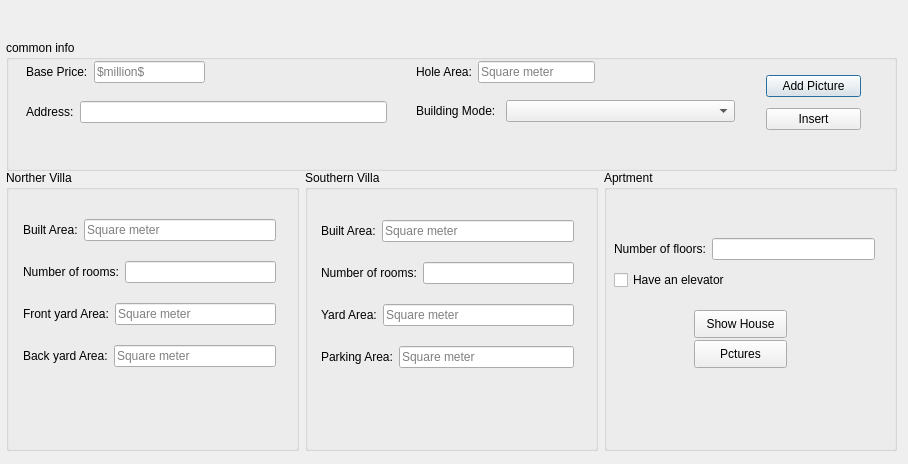
<?xml version="1.0" encoding="UTF-8"?>
<ui version="4.0">
 <class>show_aparteman</class>
 <widget class="QDialog" name="show_aparteman">
  <property name="geometry">
   <rect>
    <x>0</x>
    <y>0</y>
    <width>908</width>
    <height>464</height>
   </rect>
  </property>
  <property name="windowTitle">
   <string>Dialog</string>
  </property>
  <widget class="QGroupBox" name="common_2">
   <property name="geometry">
    <rect>
     <x>6</x>
     <y>40</y>
     <width>891</width>
     <height>131</height>
    </rect>
   </property>
   <property name="title">
    <string>common info</string>
   </property>
   <widget class="QWidget" name="layoutWidget_19">
    <property name="geometry">
     <rect>
      <x>20</x>
      <y>20</y>
      <width>179</width>
      <height>24</height>
     </rect>
    </property>
    <layout class="QHBoxLayout" name="horizontalLayout_33">
     <item>
      <widget class="QLabel" name="label_33">
       <property name="text">
        <string>Base Price:</string>
       </property>
      </widget>
     </item>
     <item>
      <widget class="QLineEdit" name="base_price_le_3">
       <property name="placeholderText">
        <string>$million$</string>
       </property>
      </widget>
     </item>
    </layout>
   </widget>
   <widget class="QWidget" name="layoutWidget_20">
    <property name="geometry">
     <rect>
      <x>410</x>
      <y>20</y>
      <width>179</width>
      <height>24</height>
     </rect>
    </property>
    <layout class="QHBoxLayout" name="horizontalLayout_34">
     <item>
      <widget class="QLabel" name="label_34">
       <property name="text">
        <string>Hole Area:</string>
       </property>
      </widget>
     </item>
     <item>
      <widget class="QLineEdit" name="hole_area_le_3">
       <property name="placeholderText">
        <string>Square meter</string>
       </property>
      </widget>
     </item>
    </layout>
   </widget>
   <widget class="QLabel" name="label_35">
    <property name="geometry">
     <rect>
      <x>410</x>
      <y>60</y>
      <width>91</width>
      <height>22</height>
     </rect>
    </property>
    <property name="text">
     <string>Building Mode:</string>
    </property>
   </widget>
   <widget class="QComboBox" name="building_mode_3">
    <property name="geometry">
     <rect>
      <x>500</x>
      <y>60</y>
      <width>229</width>
      <height>22</height>
     </rect>
    </property>
   </widget>
   <widget class="QWidget" name="layoutWidget_21">
    <property name="geometry">
     <rect>
      <x>20</x>
      <y>60</y>
      <width>361</width>
      <height>24</height>
     </rect>
    </property>
    <layout class="QHBoxLayout" name="horizontalLayout_35">
     <item>
      <widget class="QLabel" name="label_36">
       <property name="text">
        <string>Address:</string>
       </property>
      </widget>
     </item>
     <item>
      <widget class="QLineEdit" name="address_le_3">
       <property name="placeholderText">
        <string/>
       </property>
      </widget>
     </item>
    </layout>
   </widget>
   <widget class="QWidget" name="layoutWidget_22">
    <property name="geometry">
     <rect>
      <x>760</x>
      <y>30</y>
      <width>95</width>
      <height>65</height>
     </rect>
    </property>
    <layout class="QVBoxLayout" name="verticalLayout_12">
     <item>
      <widget class="QPushButton" name="add_picture_3">
       <property name="text">
        <string>Add Picture</string>
       </property>
      </widget>
     </item>
     <item>
      <widget class="QPushButton" name="Insert_3">
       <property name="text">
        <string>Insert</string>
       </property>
      </widget>
     </item>
    </layout>
   </widget>
  </widget>
  <widget class="QWidget" name="">
   <property name="geometry">
    <rect>
     <x>6</x>
     <y>170</y>
     <width>891</width>
     <height>281</height>
    </rect>
   </property>
   <layout class="QHBoxLayout" name="horizontalLayout_41">
    <item>
     <widget class="QGroupBox" name="n_villa_gp_2">
      <property name="title">
       <string>Norther Villa</string>
      </property>
      <widget class="QWidget" name="layoutWidget_23">
       <property name="geometry">
        <rect>
         <x>17</x>
         <y>35</y>
         <width>253</width>
         <height>180</height>
        </rect>
       </property>
       <layout class="QVBoxLayout" name="verticalLayout_13">
        <item>
         <layout class="QHBoxLayout" name="horizontalLayout_36">
          <item>
           <widget class="QLabel" name="label_37">
            <property name="text">
             <string>Built Area:</string>
            </property>
           </widget>
          </item>
          <item>
           <widget class="QLineEdit" name="built_area_notrh_3">
            <property name="placeholderText">
             <string>Square meter</string>
            </property>
           </widget>
          </item>
         </layout>
        </item>
        <item>
         <layout class="QHBoxLayout" name="horizontalLayout_37">
          <item>
           <widget class="QLabel" name="label_38">
            <property name="text">
             <string>Number of rooms:</string>
            </property>
           </widget>
          </item>
          <item>
           <widget class="QLineEdit" name="rooms_north_3">
            <property name="placeholderText">
             <string/>
            </property>
           </widget>
          </item>
         </layout>
        </item>
        <item>
         <layout class="QHBoxLayout" name="horizontalLayout_38">
          <item>
           <widget class="QLabel" name="label_39">
            <property name="text">
             <string>Front yard Area:</string>
            </property>
           </widget>
          </item>
          <item>
           <widget class="QLineEdit" name="front_area_north_3">
            <property name="placeholderText">
             <string>Square meter</string>
            </property>
           </widget>
          </item>
         </layout>
        </item>
        <item>
         <layout class="QHBoxLayout" name="horizontalLayout_39">
          <item>
           <widget class="QLabel" name="label_40">
            <property name="text">
             <string>Back yard Area:</string>
            </property>
           </widget>
          </item>
          <item>
           <widget class="QLineEdit" name="back_area_north_3">
            <property name="placeholderText">
             <string>Square meter</string>
            </property>
           </widget>
          </item>
         </layout>
        </item>
       </layout>
      </widget>
     </widget>
    </item>
    <item>
     <widget class="QGroupBox" name="s_villa_gp_2">
      <property name="title">
       <string>Southern Villa</string>
      </property>
      <widget class="QWidget" name="layoutWidget_18">
       <property name="geometry">
        <rect>
         <x>16</x>
         <y>36</y>
         <width>253</width>
         <height>180</height>
        </rect>
       </property>
       <layout class="QVBoxLayout" name="verticalLayout_11">
        <item>
         <layout class="QHBoxLayout" name="horizontalLayout_29">
          <item>
           <widget class="QLabel" name="label_29">
            <property name="text">
             <string>Built Area:</string>
            </property>
           </widget>
          </item>
          <item>
           <widget class="QLineEdit" name="built_area_south_3">
            <property name="placeholderText">
             <string>Square meter</string>
            </property>
           </widget>
          </item>
         </layout>
        </item>
        <item>
         <layout class="QHBoxLayout" name="horizontalLayout_30">
          <item>
           <widget class="QLabel" name="label_30">
            <property name="text">
             <string>Number of rooms:</string>
            </property>
           </widget>
          </item>
          <item>
           <widget class="QLineEdit" name="rooms_south_3">
            <property name="placeholderText">
             <string/>
            </property>
           </widget>
          </item>
         </layout>
        </item>
        <item>
         <layout class="QHBoxLayout" name="horizontalLayout_31">
          <item>
           <widget class="QLabel" name="label_31">
            <property name="text">
             <string>Yard Area:</string>
            </property>
           </widget>
          </item>
          <item>
           <widget class="QLineEdit" name="yard_area_south_3">
            <property name="placeholderText">
             <string>Square meter</string>
            </property>
           </widget>
          </item>
         </layout>
        </item>
        <item>
         <layout class="QHBoxLayout" name="horizontalLayout_32">
          <item>
           <widget class="QLabel" name="label_32">
            <property name="text">
             <string>Parking Area:</string>
            </property>
           </widget>
          </item>
          <item>
           <widget class="QLineEdit" name="parking_area_south_3">
            <property name="placeholderText">
             <string>Square meter</string>
            </property>
           </widget>
          </item>
         </layout>
        </item>
       </layout>
      </widget>
     </widget>
    </item>
    <item>
     <widget class="QGroupBox" name="apartment_gp_2">
      <property name="enabled">
       <bool>true</bool>
      </property>
      <property name="title">
       <string>Aprtment</string>
      </property>
      <widget class="QPushButton" name="add_house_pb_3">
       <property name="geometry">
        <rect>
         <x>90</x>
         <y>140</y>
         <width>93</width>
         <height>28</height>
        </rect>
       </property>
       <property name="text">
        <string>Show House</string>
       </property>
      </widget>
      <widget class="QWidget" name="layoutWidget_24">
       <property name="geometry">
        <rect>
         <x>10</x>
         <y>64</y>
         <width>261</width>
         <height>60</height>
        </rect>
       </property>
       <layout class="QVBoxLayout" name="verticalLayout_14">
        <item>
         <layout class="QHBoxLayout" name="horizontalLayout_40">
          <item>
           <widget class="QLabel" name="label_41">
            <property name="text">
             <string>Number of floors:</string>
            </property>
           </widget>
          </item>
          <item>
           <widget class="QLineEdit" name="floors_ap_3">
            <property name="placeholderText">
             <string/>
            </property>
           </widget>
          </item>
         </layout>
        </item>
        <item>
         <widget class="QCheckBox" name="have_elevator_3">
          <property name="text">
           <string>Have an elevator</string>
          </property>
         </widget>
        </item>
       </layout>
      </widget>
      <widget class="QPushButton" name="ap_pictures">
       <property name="geometry">
        <rect>
         <x>90</x>
         <y>170</y>
         <width>93</width>
         <height>28</height>
        </rect>
       </property>
       <property name="text">
        <string>Pctures</string>
       </property>
      </widget>
     </widget>
    </item>
   </layout>
  </widget>
 </widget>
 <resources/>
 <connections/>
</ui>
